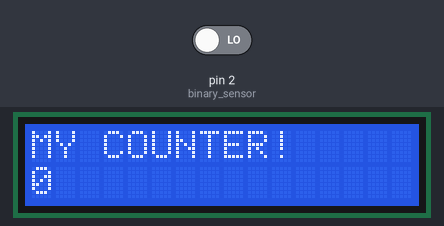
The sketch below on a simulated Arduino Uno, built with avr-gcc and run on an emulated ATmega328P. On the bench: 16×2 character LCD. The test bench sets the inputs (shaded band); at power-on: pin 2 (binary_sensor) LOW.

Above: at 1.2 s.
1.3 s: pin 2 (binary_sensor) driven HIGH
At 1.45 s:
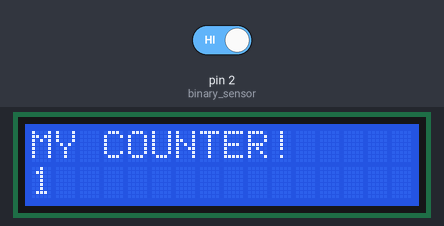
2.8 s: pin 2 (binary_sensor) driven LOW
At 3.1 s:
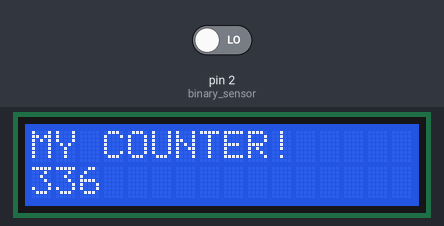
4.3 s: pin 2 (binary_sensor) driven HIGH
At 4.45 s:
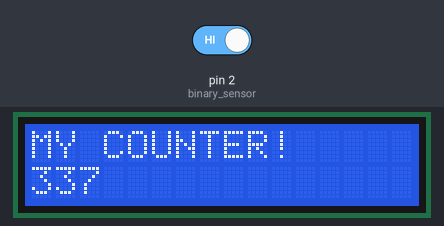
Timing chart, 0 to 7.3 s (numbered marks = the images above; inputs shaded):
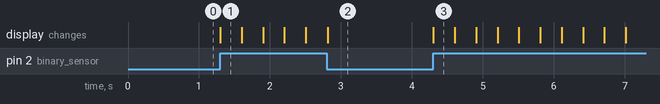

The sketch:

008_shock_counter.ino
```cpp
#include <Wire.h>  //LCD
#include <LiquidCrystal_I2C.h> //LCD

//LCD관련
LiquidCrystal_I2C lcd(0x27,16,2);

//충격이 감지된 횟수를 측정하시오!
#define binary_sensor 2 //센서가 연결된 핀번호

int mycount = 0; //충격이 감지된 횟수

void setup() {
  // put your setup code here, to run once:
  pinMode(binary_sensor,INPUT); //바이너리센서기 때문에 입력으로 설정한다!
  lcd.init(); //LCD시작
  lcd.backlight(); //LCD백라이트 켜기

  //첫번째줄 데이터 제목
  lcd.setCursor(0,0); //LCD 1번째 줄에
  lcd.print("MY COUNTER!"); //제목을 출력
  lcd.setCursor(0,1); //LCD 2번째 줄에
  lcd.print(mycount); //이걸 출력
}

void loop() {
  //충격이 감지 되었냐?
  if(digitalRead(binary_sensor) == HIGH){
    //충격이 감지가 된 상황!
    mycount++; //카운트 올림!
    lcd.setCursor(0,1); //LCD 2번째 줄에
    lcd.print(mycount); //이걸 출력
    delay(1+000); //소량의 딜레이로 불필요한 떨림을 방지하겠다!
  }
}
```

Measured:
- after the input at 1.3 s, the display: changes at once (image 1)
- after the input at 4.3 s, the display: changes at once (image 3)
